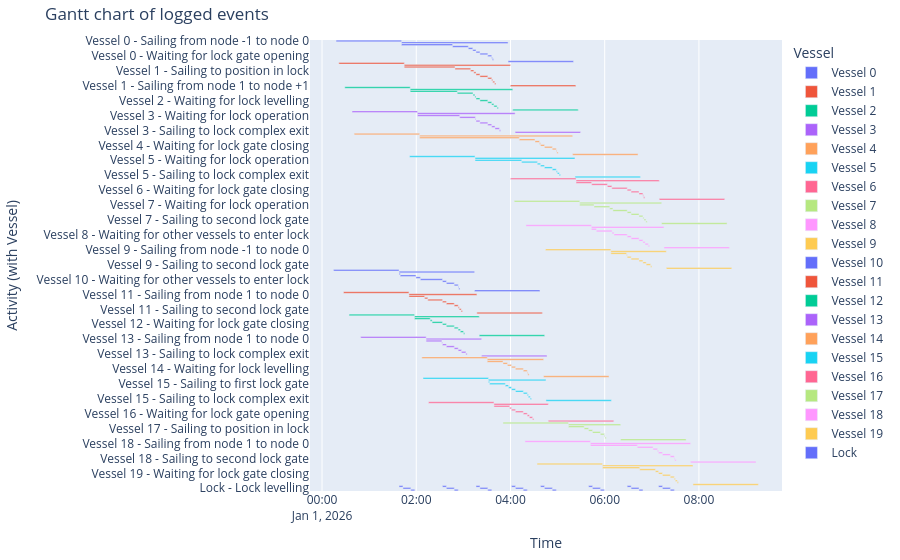

Write notebook code for a chart like this one.
### Markdown cell above
##### Gantt chart of event table
The Gantt chart becomes quite full

### Code cell
df_eventtable = logbook2eventtable([*vessels, lock_chamber])
fig = generate_vessel_gantt_chart(df_eventtable)

### Figure 1 — Plotly figure (JSON) as saved in the notebook; plotly's stock layout.template omitted (floating-point values rounded to 4 significant figures)
{"data": [{"base": ["2026-01-01T00:17:55.000000", "2026-01-01T01:41:15.000000", "2026-01-01T01:41:15.000000", "2026-01-01T02:46:18.000000", "2026-01-01T03:06:18.000000", "2026-01-01T03:11:58.000000", "2026-01-01T03:16:06.000000", "2026-01-01T03:21:06.000000", "2026-01-01T03:31:06.000000", "2026-01-01T03:36:06.000000", "2026-01-01T03:36:55.000000", "2026-01-01T03:56:55.000000"], "hovertemplate": "object name=Vessel 0<br>start time=%{base}<br>stop time=%{x}<br>activity label=%{y}<extra></extra>", "legendgroup": "Vessel 0", "marker": {"color": "#636efa", "pattern": {"shape": ""}}, "name": "Vessel 0", "orientation": "h", "showlegend": true, "textposition": "auto", "type": "bar", "x": [5000000, 8140000, 3903000, 1200000, 340000, 248000, 300000, 600000, 300000, 49000, 92000, 5000000], "xaxis": "x", "y": ["Vessel 0 - Sailing from node -1 to node 0", "Vessel 0 - Sailing from node 0 to node 1", "Vessel 0 - Waiting for lock operation", "Vessel 0 - Sailing to first lock gate", "Vessel 0 - Sailing to position in lock", "Vessel 0 - Waiting for other vessels to enter lock", "Vessel 0 - Waiting for lock gate closing", "Vessel 0 - Waiting for lock levelling", "Vessel 0 - Waiting for lock gate opening", "Vessel 0 - Sailing to second lock gate", "Vessel 0 - Sailing to lock complex exit", "Vessel 0 - Sailing from node 1 to node +1"], "yaxis": "y"}, {"base": ["2026-01-01T00:21:25.000000", "2026-01-01T01:44:45.000000", "2026-01-01T01:44:45.000000", "2026-01-01T02:49:18.000000", "2026-01-01T03:09:18.000000", "2026-01-01T03:13:21.000000", "2026-01-01T03:16:06.000000", "2026-01-01T03:21:06.000000", "2026-01-01T03:31:06.000000", "2026-01-01T03:36:06.000000", "2026-01-01T03:37:29.000000", "2026-01-01T03:39:55.000000", "2026-01-01T03:59:55.000000"], "hovertemplate": "object name=Vessel 1<br>start time=%{base}<br>stop time=%{x}<br>activity label=%{y}<extra></extra>", "legendgroup": "Vessel 1", "marker": {"color": "#EF553B", "pattern": {"shape": ""}}, "name": "Vessel 1", "orientation": "h", "showlegend": true, "textposition": "auto", "type": "bar", "x": [5000000, 8110000, 3873000, 1200000, 243000, 165000, 300000, 600000, 300000, 83000, 146000, 92000, 5000000], "xaxis": "x", "y": ["Vessel 1 - Sailing from node -1 to node 0", "Vessel 1 - Sailing from node 0 to node 1", "Vessel 1 - Waiting for lock operation", "Vessel 1 - Sailing to first lock gate", "Vessel 1 - Sailing to position in lock", "Vessel 1 - Waiting for other vessels to enter lock", "Vessel 1 - Waiting for lock gate closing", "Vessel 1 - Waiting for lock levelling", "Vessel 1 - Waiting for lock gate opening", "Vessel 1 - Waiting for other vessels to leave lock", "Vessel 1 - Sailing to second lock gate", "Vessel 1 - Sailing to lock complex exit", "Vessel 1 - Sailing from node 1 to node +1"], "yaxis": "y"}, {"base": ["2026-01-01T00:28:58.000000", "2026-01-01T01:52:18.000000", "2026-01-01T01:52:18.000000", "2026-01-01T02:52:18.000000", "2026-01-01T03:12:18.000000", "2026-01-01T03:14:43.000000", "2026-01-01T03:16:06.000000", "2026-01-01T03:21:06.000000", "2026-01-01T03:31:06.000000", "2026-01-01T03:36:06.000000", "2026-01-01T03:38:52.000000", "2026-01-01T03:42:55.000000", "2026-01-01T04:02:55.000000"], "hovertemplate": "object name=Vessel 2<br>start time=%{base}<br>stop time=%{x}<br>activity label=%{y}<extra></extra>", "legendgroup": "Vessel 2", "marker": {"color": "#00cc96", "pattern": {"shape": ""}}, "name": "Vessel 2", "orientation": "h", "showlegend": true, "textposition": "auto", "type": "bar", "x": [5000000, 7837000, 3600000, 1200000, 145000, 83000, 300000, 600000, 300000, 166000, 243000, 92000, 5000000], "xaxis": "x", "y": ["Vessel 2 - Sailing from node -1 to node 0", "Vessel 2 - Sailing from node 0 to node 1", "Vessel 2 - Waiting for lock operation", "Vessel 2 - Sailing to first lock gate", "Vessel 2 - Sailing to position in lock", "Vessel 2 - Waiting for other vessels to enter lock", "Vessel 2 - Waiting for lock gate closing", "Vessel 2 - Waiting for lock levelling", "Vessel 2 - Waiting for lock gate opening", "Vessel 2 - Waiting for other vessels to leave lock", "Vessel 2 - Sailing to second lock gate", "Vessel 2 - Sailing to lock complex exit", "Vessel 2 - Sailing from node 1 to node +1"], "yaxis": "y"}, {"base": ["2026-01-01T00:38:13.000000", "2026-01-01T02:01:33.000000", "2026-01-01T02:01:33.000000", "2026-01-01T02:55:18.000000", "2026-01-01T03:15:18.000000", "2026-01-01T03:16:06.000000", "2026-01-01T03:21:06.000000", "2026-01-01T03:31:06.000000", "2026-01-01T03:36:06.000000", "2026-01-01T03:40:15.000000", "2026-01-01T03:45:55.000000", "2026-01-01T04:05:55.000000"], "hovertemplate": "object name=Vessel 3<br>start time=%{base}<br>stop time=%{x}<br>activity label=%{y}<extra></extra>", "legendgroup": "Vessel 3", "marker": {"color": "#ab63fa", "pattern": {"shape": ""}}, "name": "Vessel 3", "orientation": "h", "showlegend": true, "textposition": "auto", "type": "bar", "x": [5000000, 7462000, 3225000, 1200000, 48000, 300000, 600000, 300000, 249000, 340000, 92000, 5000000], "xaxis": "x", "y": ["Vessel 3 - Sailing from node -1 to node 0", "Vessel 3 - Sailing from node 0 to node 1", "Vessel 3 - Waiting for lock operation", "Vessel 3 - Sailing to first lock gate", "Vessel 3 - Sailing to position in lock", "Vessel 3 - Waiting for lock gate closing", "Vessel 3 - Waiting for lock levelling", "Vessel 3 - Waiting for lock gate opening", "Vessel 3 - Waiting for other vessels to leave lock", "Vessel 3 - Sailing to second lock gate", "Vessel 3 - Sailing to lock complex exit", "Vessel 3 - Sailing from node 1 to node +1"], "yaxis": "y"}, {"base": ["2026-01-01T00:40:58.000000", "2026-01-01T02:04:18.000000", "2026-01-01T02:04:18.000000", "2026-01-01T04:11:15.000000", "2026-01-01T04:31:15.000000", "2026-01-01T04:36:56.000000", "2026-01-01T04:38:18.000000", "2026-01-01T04:43:18.000000", "2026-01-01T04:53:18.000000", "2026-01-01T04:58:18.000000", "2026-01-01T04:59:07.000000", "2026-01-01T05:19:07.000000"], "hovertemplate": "object name=Vessel 4<br>start time=%{base}<br>stop time=%{x}<br>activity label=%{y}<extra></extra>", "legendgroup": "Vessel 4", "marker": {"color": "#FFA15A", "pattern": {"shape": ""}}, "name": "Vessel 4", "orientation": "h", "showlegend": true, "textposition": "auto", "type": "bar", "x": [5000000, 11689000, 7617000, 1200000, 341000, 82000, 300000, 600000, 300000, 49000, 92000, 5000000], "xaxis": "x", "y": ["Vessel 4 - Sailing from node -1 to node 0", "Vessel 4 - Sailing from node 0 to node 1", "Vessel 4 - Waiting for lock operation", "Vessel 4 - Sailing to first lock gate", "Vessel 4 - Sailing to position in lock", "Vessel 4 - Waiting for other vessels to enter lock", "Vessel 4 - Waiting for lock gate closing", "Vessel 4 - Waiting for lock levelling", "Vessel 4 - Waiting for lock gate opening", "Vessel 4 - Sailing to second lock gate", "Vessel 4 - Sailing to lock complex exit", "Vessel 4 - Sailing from node 1 to node +1"], "yaxis": "y"}, {"base": ["2026-01-01T01:51:31.000000", "2026-01-01T03:14:51.000000", "2026-01-01T03:14:51.000000", "2026-01-01T04:14:15.000000", "2026-01-01T04:34:15.000000", "2026-01-01T04:38:18.000000", "2026-01-01T04:43:18.000000", "2026-01-01T04:53:18.000000", "2026-01-01T04:58:18.000000", "2026-01-01T04:59:41.000000", "2026-01-01T05:02:07.000000", "2026-01-01T05:22:07.000000"], "hovertemplate": "object name=Vessel 5<br>start time=%{base}<br>stop time=%{x}<br>activity label=%{y}<extra></extra>", "legendgroup": "Vessel 5", "marker": {"color": "#19d3f3", "pattern": {"shape": ""}}, "name": "Vessel 5", "orientation": "h", "showlegend": true, "textposition": "auto", "type": "bar", "x": [5000000, 7636000, 3564000, 1200000, 243000, 300000, 600000, 300000, 83000, 146000, 92000, 5000000], "xaxis": "x", "y": ["Vessel 5 - Sailing from node -1 to node 0", "Vessel 5 - Sailing from node 0 to node 1", "Vessel 5 - Waiting for lock operation", "Vessel 5 - Sailing to first lock gate", "Vessel 5 - Sailing to position in lock", "Vessel 5 - Waiting for lock gate closing", "Vessel 5 - Waiting for lock levelling", "Vessel 5 - Waiting for lock gate opening", "Vessel 5 - Waiting for other vessels to leave lock", "Vessel 5 - Sailing to second lock gate", "Vessel 5 - Sailing to lock complex exit", "Vessel 5 - Sailing from node 1 to node +1"], "yaxis": "y"}, {"base": ["2026-01-01T04:00:10.000000", "2026-01-01T05:23:30.000000", "2026-01-01T05:23:30.000000", "2026-01-01T05:43:25.000000", "2026-01-01T06:03:25.000000", "2026-01-01T06:09:05.000000", "2026-01-01T06:28:40.000000", "2026-01-01T06:33:40.000000", "2026-01-01T06:43:40.000000", "2026-01-01T06:48:40.000000", "2026-01-01T06:49:29.000000", "2026-01-01T07:09:29.000000"], "hovertemplate": "object name=Vessel 6<br>start time=%{base}<br>stop time=%{x}<br>activity label=%{y}<extra></extra>", "legendgroup": "Vessel 6", "marker": {"color": "#FF6692", "pattern": {"shape": ""}}, "name": "Vessel 6", "orientation": "h", "showlegend": true, "textposition": "auto", "type": "bar", "x": [5000000, 6359000, 1195000, 1200000, 340000, 1175000, 300000, 600000, 300000, 49000, 92000, 5000000], "xaxis": "x", "y": ["Vessel 6 - Sailing from node -1 to node 0", "Vessel 6 - Sailing from node 0 to node 1", "Vessel 6 - Waiting for lock operation", "Vessel 6 - Sailing to first lock gate", "Vessel 6 - Sailing to position in lock", "Vessel 6 - Waiting for other vessels to enter lock", "Vessel 6 - Waiting for lock gate closing", "Vessel 6 - Waiting for lock levelling", "Vessel 6 - Waiting for lock gate opening", "Vessel 6 - Sailing to second lock gate", "Vessel 6 - Sailing to lock complex exit", "Vessel 6 - Sailing from node 1 to node +1"], "yaxis": "y"}, {"base": ["2026-01-01T04:04:49.000000", "2026-01-01T05:28:09.000000", "2026-01-01T05:28:09.000000", "2026-01-01T05:46:25.000000", "2026-01-01T06:06:25.000000", "2026-01-01T06:10:28.000000", "2026-01-01T06:28:40.000000", "2026-01-01T06:33:40.000000", "2026-01-01T06:43:40.000000", "2026-01-01T06:48:40.000000", "2026-01-01T06:50:03.000000", "2026-01-01T06:52:29.000000", "2026-01-01T07:12:29.000000"], "hovertemplate": "object name=Vessel 7<br>start time=%{base}<br>stop time=%{x}<br>activity label=%{y}<extra></extra>", "legendgroup": "Vessel 7", "marker": {"color": "#B6E880", "pattern": {"shape": ""}}, "name": "Vessel 7", "orientation": "h", "showlegend": true, "textposition": "auto", "type": "bar", "x": [5000000, 6260000, 1096000, 1200000, 243000, 1092000, 300000, 600000, 300000, 83000, 146000, 92000, 5000000], "xaxis": "x", "y": ["Vessel 7 - Sailing from node -1 to node 0", "Vessel 7 - Sailing from node 0 to node 1", "Vessel 7 - Waiting for lock operation", "Vessel 7 - Sailing to first lock gate", "Vessel 7 - Sailing to position in lock", "Vessel 7 - Waiting for other vessels to enter lock", "Vessel 7 - Waiting for lock gate closing", "Vessel 7 - Waiting for lock levelling", "Vessel 7 - Waiting for lock gate opening", "Vessel 7 - Waiting for other vessels to leave lock", "Vessel 7 - Sailing to second lock gate", "Vessel 7 - Sailing to lock complex exit", "Vessel 7 - Sailing from node 1 to node +1"], "yaxis": "y"}, {"base": ["2026-01-01T04:19:44.000000", "2026-01-01T05:43:04.000000", "2026-01-01T05:43:04.000000", "2026-01-01T05:49:25.000000", "2026-01-01T06:09:25.000000", "2026-01-01T06:11:51.000000", "2026-01-01T06:28:40.000000", "2026-01-01T06:33:40.000000", "2026-01-01T06:43:40.000000", "2026-01-01T06:48:40.000000", "2026-01-01T06:51:26.000000", "2026-01-01T06:55:29.000000", "2026-01-01T07:15:29.000000"], "hovertemplate": "object name=Vessel 8<br>start time=%{base}<br>stop time=%{x}<br>activity label=%{y}<extra></extra>", "legendgroup": "Vessel 8", "marker": {"color": "#FF97FF", "pattern": {"shape": ""}}, "name": "Vessel 8", "orientation": "h", "showlegend": true, "textposition": "auto", "type": "bar", "x": [5000000, 5545000, 381000, 1200000, 146000, 1009000, 300000, 600000, 300000, 166000, 243000, 92000, 5000000], "xaxis": "x", "y": ["Vessel 8 - Sailing from node -1 to node 0", "Vessel 8 - Sailing from node 0 to node 1", "Vessel 8 - Waiting for lock operation", "Vessel 8 - Sailing to first lock gate", "Vessel 8 - Sailing to position in lock", "Vessel 8 - Waiting for other vessels to enter lock", "Vessel 8 - Waiting for lock gate closing", "Vessel 8 - Waiting for lock levelling", "Vessel 8 - Waiting for lock gate opening", "Vessel 8 - Waiting for other vessels to leave lock", "Vessel 8 - Sailing to second lock gate", "Vessel 8 - Sailing to lock complex exit", "Vessel 8 - Sailing from node 1 to node +1"], "yaxis": "y"}, {"base": ["2026-01-01T04:44:32.000000", "2026-01-01T06:07:52.000000", "2026-01-01T06:07:52.000000", "2026-01-01T06:27:52.000000", "2026-01-01T06:28:40.000000", "2026-01-01T06:33:40.000000", "2026-01-01T06:43:40.000000", "2026-01-01T06:48:40.000000", "2026-01-01T06:52:49.000000", "2026-01-01T06:58:29.000000", "2026-01-01T07:18:29.000000"], "hovertemplate": "object name=Vessel 9<br>start time=%{base}<br>stop time=%{x}<br>activity label=%{y}<extra></extra>", "legendgroup": "Vessel 9", "marker": {"color": "#FECB52", "pattern": {"shape": ""}}, "name": "Vessel 9", "orientation": "h", "showlegend": true, "textposition": "auto", "type": "bar", "x": [5000000, 4237000, 1200000, 48000, 300000, 600000, 300000, 249000, 340000, 92000, 5000000], "xaxis": "x", "y": ["Vessel 9 - Sailing from node -1 to node 0", "Vessel 9 - Sailing from node 0 to node 1", "Vessel 9 - Sailing to first lock gate", "Vessel 9 - Sailing to position in lock", "Vessel 9 - Waiting for lock gate closing", "Vessel 9 - Waiting for lock levelling", "Vessel 9 - Waiting for lock gate opening", "Vessel 9 - Waiting for other vessels to leave lock", "Vessel 9 - Sailing to second lock gate", "Vessel 9 - Sailing to lock complex exit", "Vessel 9 - Sailing from node 1 to node +1"], "yaxis": "y"}, {"base": ["2026-01-01T00:14:44.000000", "2026-01-01T01:38:04.000000", "2026-01-01T01:38:04.000000", "2026-01-01T01:39:37.000000", "2026-01-01T01:59:37.000000", "2026-01-01T02:05:17.000000", "2026-01-01T02:33:24.000000", "2026-01-01T02:38:24.000000", "2026-01-01T02:48:24.000000", "2026-01-01T02:53:24.000000", "2026-01-01T02:54:13.000000", "2026-01-01T03:14:13.000000"], "hovertemplate": "object name=Vessel 10<br>start time=%{base}<br>stop time=%{x}<br>activity label=%{y}<extra></extra>", "legendgroup": "Vessel 10", "marker": {"color": "#636efa", "pattern": {"shape": ""}}, "name": "Vessel 10", "orientation": "h", "showlegend": true, "textposition": "auto", "type": "bar", "x": [5000000, 5769000, 93000, 1200000, 340000, 1687000, 300000, 600000, 300000, 49000, 92000, 5000000], "xaxis": "x", "y": ["Vessel 10 - Sailing from node +1 to node 1", "Vessel 10 - Sailing from node 1 to node 0", "Vessel 10 - Waiting for lock operation", "Vessel 10 - Sailing to first lock gate", "Vessel 10 - Sailing to position in lock", "Vessel 10 - Waiting for other vessels to enter lock", "Vessel 10 - Waiting for lock gate closing", "Vessel 10 - Waiting for lock levelling", "Vessel 10 - Waiting for lock gate opening", "Vessel 10 - Sailing to second lock gate", "Vessel 10 - Sailing to lock complex exit", "Vessel 10 - Sailing from node 0 to node -1"], "yaxis": "y"}, {"base": ["2026-01-01T00:27:21.000000", "2026-01-01T01:50:41.000000", "2026-01-01T01:50:41.000000", "2026-01-01T02:10:41.000000", "2026-01-01T02:14:44.000000", "2026-01-01T02:33:24.000000", "2026-01-01T02:38:24.000000", "2026-01-01T02:48:24.000000", "2026-01-01T02:53:24.000000", "2026-01-01T02:54:47.000000", "2026-01-01T02:57:13.000000", "2026-01-01T03:17:13.000000"], "hovertemplate": "object name=Vessel 11<br>start time=%{base}<br>stop time=%{x}<br>activity label=%{y}<extra></extra>", "legendgroup": "Vessel 11", "marker": {"color": "#EF553B", "pattern": {"shape": ""}}, "name": "Vessel 11", "orientation": "h", "showlegend": true, "textposition": "auto", "type": "bar", "x": [5000000, 5192000, 1200000, 243000, 1120000, 300000, 600000, 300000, 83000, 146000, 92000, 5000000], "xaxis": "x", "y": ["Vessel 11 - Sailing from node +1 to node 1", "Vessel 11 - Sailing from node 1 to node 0", "Vessel 11 - Sailing to first lock gate", "Vessel 11 - Sailing to position in lock", "Vessel 11 - Waiting for other vessels to enter lock", "Vessel 11 - Waiting for lock gate closing", "Vessel 11 - Waiting for lock levelling", "Vessel 11 - Waiting for lock gate opening", "Vessel 11 - Waiting for other vessels to leave lock", "Vessel 11 - Sailing to second lock gate", "Vessel 11 - Sailing to lock complex exit", "Vessel 11 - Sailing from node 0 to node -1"], "yaxis": "y"}, {"base": ["2026-01-01T00:34:27.000000", "2026-01-01T01:57:47.000000", "2026-01-01T01:57:47.000000", "2026-01-01T02:17:47.000000", "2026-01-01T02:20:13.000000", "2026-01-01T02:33:24.000000", "2026-01-01T02:38:24.000000", "2026-01-01T02:48:24.000000", "2026-01-01T02:53:24.000000", "2026-01-01T02:56:10.000000", "2026-01-01T03:00:13.000000", "2026-01-01T03:20:13.000000"], "hovertemplate": "object name=Vessel 12<br>start time=%{base}<br>stop time=%{x}<br>activity label=%{y}<extra></extra>", "legendgroup": "Vessel 12", "marker": {"color": "#00cc96", "pattern": {"shape": ""}}, "name": "Vessel 12", "orientation": "h", "showlegend": true, "textposition": "auto", "type": "bar", "x": [5000000, 4946000, 1200000, 146000, 791000, 300000, 600000, 300000, 166000, 243000, 92000, 5000000], "xaxis": "x", "y": ["Vessel 12 - Sailing from node +1 to node 1", "Vessel 12 - Sailing from node 1 to node 0", "Vessel 12 - Sailing to first lock gate", "Vessel 12 - Sailing to position in lock", "Vessel 12 - Waiting for other vessels to enter lock", "Vessel 12 - Waiting for lock gate closing", "Vessel 12 - Waiting for lock levelling", "Vessel 12 - Waiting for lock gate opening", "Vessel 12 - Waiting for other vessels to leave lock", "Vessel 12 - Sailing to second lock gate", "Vessel 12 - Sailing to lock complex exit", "Vessel 12 - Sailing from node 0 to node -1"], "yaxis": "y"}, {"base": ["2026-01-01T00:49:15.000000", "2026-01-01T02:12:35.000000", "2026-01-01T02:12:35.000000", "2026-01-01T02:32:35.000000", "2026-01-01T02:33:24.000000", "2026-01-01T02:38:24.000000", "2026-01-01T02:48:24.000000", "2026-01-01T02:53:24.000000", "2026-01-01T02:57:32.000000", "2026-01-01T03:03:13.000000", "2026-01-01T03:23:13.000000"], "hovertemplate": "object name=Vessel 13<br>start time=%{base}<br>stop time=%{x}<br>activity label=%{y}<extra></extra>", "legendgroup": "Vessel 13", "marker": {"color": "#ab63fa", "pattern": {"shape": ""}}, "name": "Vessel 13", "orientation": "h", "showlegend": true, "textposition": "auto", "type": "bar", "x": [5000000, 4238000, 1200000, 49000, 300000, 600000, 300000, 248000, 341000, 92000, 5000000], "xaxis": "x", "y": ["Vessel 13 - Sailing from node +1 to node 1", "Vessel 13 - Sailing from node 1 to node 0", "Vessel 13 - Sailing to first lock gate", "Vessel 13 - Sailing to position in lock", "Vessel 13 - Waiting for lock gate closing", "Vessel 13 - Waiting for lock levelling", "Vessel 13 - Waiting for lock gate opening", "Vessel 13 - Waiting for other vessels to leave lock", "Vessel 13 - Sailing to second lock gate", "Vessel 13 - Sailing to lock complex exit", "Vessel 13 - Sailing from node 0 to node -1"], "yaxis": "y"}, {"base": ["2026-01-01T02:07:07.000000", "2026-01-01T03:30:27.000000", "2026-01-01T03:30:27.000000", "2026-01-01T03:50:27.000000", "2026-01-01T03:56:08.000000", "2026-01-01T04:01:22.000000", "2026-01-01T04:06:22.000000", "2026-01-01T04:16:22.000000", "2026-01-01T04:21:22.000000", "2026-01-01T04:22:10.000000", "2026-01-01T04:42:10.000000"], "hovertemplate": "object name=Vessel 14<br>start time=%{base}<br>stop time=%{x}<br>activity label=%{y}<extra></extra>", "legendgroup": "Vessel 14", "marker": {"color": "#FFA15A", "pattern": {"shape": ""}}, "name": "Vessel 14", "orientation": "h", "showlegend": true, "textposition": "auto", "type": "bar", "x": [5000000, 4303000, 1200000, 341000, 314000, 300000, 600000, 300000, 48000, 93000, 5000000], "xaxis": "x", "y": ["Vessel 14 - Sailing from node +1 to node 1", "Vessel 14 - Sailing from node 1 to node 0", "Vessel 14 - Sailing to first lock gate", "Vessel 14 - Sailing to position in lock", "Vessel 14 - Waiting for other vessels to enter lock", "Vessel 14 - Waiting for lock gate closing", "Vessel 14 - Waiting for lock levelling", "Vessel 14 - Waiting for lock gate opening", "Vessel 14 - Sailing to second lock gate", "Vessel 14 - Sailing to lock complex exit", "Vessel 14 - Sailing from node 0 to node -1"], "yaxis": "y"}, {"base": ["2026-01-01T02:08:36.000000", "2026-01-01T03:31:56.000000", "2026-01-01T03:31:56.000000", "2026-01-01T03:33:27.000000", "2026-01-01T03:53:27.000000", "2026-01-01T03:57:30.000000", "2026-01-01T04:01:22.000000", "2026-01-01T04:06:22.000000", "2026-01-01T04:16:22.000000", "2026-01-01T04:21:22.000000", "2026-01-01T04:22:45.000000", "2026-01-01T04:25:10.000000", "2026-01-01T04:45:10.000000"], "hovertemplate": "object name=Vessel 15<br>start time=%{base}<br>stop time=%{x}<br>activity label=%{y}<extra></extra>", "legendgroup": "Vessel 15", "marker": {"color": "#19d3f3", "pattern": {"shape": ""}}, "name": "Vessel 15", "orientation": "h", "showlegend": true, "textposition": "auto", "type": "bar", "x": [5000000, 4394000, 91000, 1200000, 243000, 232000, 300000, 600000, 300000, 83000, 145000, 93000, 5000000], "xaxis": "x", "y": ["Vessel 15 - Sailing from node +1 to node 1", "Vessel 15 - Sailing from node 1 to node 0", "Vessel 15 - Waiting for lock operation", "Vessel 15 - Sailing to first lock gate", "Vessel 15 - Sailing to position in lock", "Vessel 15 - Waiting for other vessels to enter lock", "Vessel 15 - Waiting for lock gate closing", "Vessel 15 - Waiting for lock levelling", "Vessel 15 - Waiting for lock gate opening", "Vessel 15 - Waiting for other vessels to leave lock", "Vessel 15 - Sailing to second lock gate", "Vessel 15 - Sailing to lock complex exit", "Vessel 15 - Sailing from node 0 to node -1"], "yaxis": "y"}, {"base": ["2026-01-01T02:15:36.000000", "2026-01-01T03:38:56.000000", "2026-01-01T03:38:56.000000", "2026-01-01T03:58:56.000000", "2026-01-01T04:01:22.000000", "2026-01-01T04:06:22.000000", "2026-01-01T04:16:22.000000", "2026-01-01T04:21:22.000000", "2026-01-01T04:24:07.000000", "2026-01-01T04:28:10.000000", "2026-01-01T04:48:10.000000"], "hovertemplate": "object name=Vessel 16<br>start time=%{base}<br>stop time=%{x}<br>activity label=%{y}<extra></extra>", "legendgroup": "Vessel 16", "marker": {"color": "#FF6692", "pattern": {"shape": ""}}, "name": "Vessel 16", "orientation": "h", "showlegend": true, "textposition": "auto", "type": "bar", "x": [5000000, 4154000, 1200000, 146000, 300000, 600000, 300000, 165000, 243000, 93000, 5000000], "xaxis": "x", "y": ["Vessel 16 - Sailing from node +1 to node 1", "Vessel 16 - Sailing from node 1 to node 0", "Vessel 16 - Sailing to first lock gate", "Vessel 16 - Sailing to position in lock", "Vessel 16 - Waiting for lock gate closing", "Vessel 16 - Waiting for lock levelling", "Vessel 16 - Waiting for lock gate opening", "Vessel 16 - Waiting for other vessels to leave lock", "Vessel 16 - Sailing to second lock gate", "Vessel 16 - Sailing to lock complex exit", "Vessel 16 - Sailing from node 0 to node -1"], "yaxis": "y"}, {"base": ["2026-01-01T03:50:31.000000", "2026-01-01T05:13:51.000000", "2026-01-01T05:13:51.000000", "2026-01-01T05:33:51.000000", "2026-01-01T05:39:31.000000", "2026-01-01T05:44:31.000000", "2026-01-01T05:54:31.000000", "2026-01-01T05:59:31.000000", "2026-01-01T06:00:20.000000", "2026-01-01T06:20:20.000000"], "hovertemplate": "object name=Vessel 17<br>start time=%{base}<br>stop time=%{x}<br>activity label=%{y}<extra></extra>", "legendgroup": "Vessel 17", "marker": {"color": "#B6E880", "pattern": {"shape": ""}}, "name": "Vessel 17", "orientation": "h", "showlegend": true, "textposition": "auto", "type": "bar", "x": [5000000, 3989000, 1200000, 340000, 300000, 600000, 300000, 49000, 92000, 5000000], "xaxis": "x", "y": ["Vessel 17 - Sailing from node +1 to node 1", "Vessel 17 - Sailing from node 1 to node 0", "Vessel 17 - Sailing to first lock gate", "Vessel 17 - Sailing to position in lock", "Vessel 17 - Waiting for lock gate closing", "Vessel 17 - Waiting for lock levelling", "Vessel 17 - Waiting for lock gate opening", "Vessel 17 - Sailing to second lock gate", "Vessel 17 - Sailing to lock complex exit", "Vessel 17 - Sailing from node 0 to node -1"], "yaxis": "y"}, {"base": ["2026-01-01T04:18:29.000000", "2026-01-01T05:41:49.000000", "2026-01-01T05:41:49.000000", "2026-01-01T06:41:34.000000", "2026-01-01T07:01:34.000000", "2026-01-01T07:07:14.000000", "2026-01-01T07:08:37.000000", "2026-01-01T07:13:37.000000", "2026-01-01T07:23:37.000000", "2026-01-01T07:28:37.000000", "2026-01-01T07:29:25.000000", "2026-01-01T07:49:25.000000"], "hovertemplate": "object name=Vessel 18<br>start time=%{base}<br>stop time=%{x}<br>activity label=%{y}<extra></extra>", "legendgroup": "Vessel 18", "marker": {"color": "#FF97FF", "pattern": {"shape": ""}}, "name": "Vessel 18", "orientation": "h", "showlegend": true, "textposition": "auto", "type": "bar", "x": [5000000, 7656000, 3585000, 1200000, 340000, 83000, 300000, 600000, 300000, 48000, 93000, 5000000], "xaxis": "x", "y": ["Vessel 18 - Sailing from node +1 to node 1", "Vessel 18 - Sailing from node 1 to node 0", "Vessel 18 - Waiting for lock operation", "Vessel 18 - Sailing to first lock gate", "Vessel 18 - Sailing to position in lock", "Vessel 18 - Waiting for other vessels to enter lock", "Vessel 18 - Waiting for lock gate closing", "Vessel 18 - Waiting for lock levelling", "Vessel 18 - Waiting for lock gate opening", "Vessel 18 - Sailing to second lock gate", "Vessel 18 - Sailing to lock complex exit", "Vessel 18 - Sailing from node 0 to node -1"], "yaxis": "y"}, {"base": ["2026-01-01T04:33:52.000000", "2026-01-01T05:57:12.000000", "2026-01-01T05:57:12.000000", "2026-01-01T06:44:34.000000", "2026-01-01T07:04:34.000000", "2026-01-01T07:08:37.000000", "2026-01-01T07:13:37.000000", "2026-01-01T07:23:37.000000", "2026-01-01T07:28:37.000000", "2026-01-01T07:30:00.000000", "2026-01-01T07:32:25.000000", "2026-01-01T07:52:25.000000"], "hovertemplate": "object name=Vessel 19<br>start time=%{base}<br>stop time=%{x}<br>activity label=%{y}<extra></extra>", "legendgroup": "Vessel 19", "marker": {"color": "#FECB52", "pattern": {"shape": ""}}, "name": "Vessel 19", "orientation": "h", "showlegend": true, "textposition": "auto", "type": "bar", "x": [5000000, 6913000, 2842000, 1200000, 243000, 300000, 600000, 300000, 83000, 145000, 93000, 5000000], "xaxis": "x", "y": ["Vessel 19 - Sailing from node +1 to node 1", "Vessel 19 - Sailing from node 1 to node 0", "Vessel 19 - Waiting for lock operation", "Vessel 19 - Sailing to first lock gate", "Vessel 19 - Sailing to position in lock", "Vessel 19 - Waiting for lock gate closing", "Vessel 19 - Waiting for lock levelling", "Vessel 19 - Waiting for lock gate opening", "Vessel 19 - Waiting for other vessels to leave lock", "Vessel 19 - Sailing to second lock gate", "Vessel 19 - Sailing to lock complex exit", "Vessel 19 - Sailing from node 0 to node -1"], "yaxis": "y"}, {"base": ["2026-01-01T01:38:04.000000", "2026-01-01T01:43:04.000000", "2026-01-01T01:53:04.000000", "2026-01-01T02:33:24.000000", "2026-01-01T02:38:24.000000", "2026-01-01T02:48:24.000000", "2026-01-01T03:16:06.000000", "2026-01-01T03:21:06.000000", "2026-01-01T03:31:06.000000", "2026-01-01T04:01:22.000000", "2026-01-01T04:06:22.000000", "2026-01-01T04:16:22.000000", "2026-01-01T04:38:18.000000", "2026-01-01T04:43:18.000000", "2026-01-01T04:53:18.000000", "2026-01-01T05:39:31.000000", "2026-01-01T05:44:31.000000", "2026-01-01T05:54:31.000000", "2026-01-01T06:28:40.000000", "2026-01-01T06:33:40.000000", "2026-01-01T06:43:40.000000", "2026-01-01T07:08:37.000000", "2026-01-01T07:13:37.000000", "2026-01-01T07:23:37.000000"], "hovertemplate": "object name=Lock<br>start time=%{base}<br>stop time=%{x}<br>activity label=%{y}<extra></extra>", "legendgroup": "Lock", "marker": {"color": "#636efa", "pattern": {"shape": ""}}, "name": "Lock", "orientation": "h", "showlegend": true, "textposition": "auto", "type": "bar", "x": [300000, 600000, 300000, 300000, 600000, 300000, 300000, 600000, 300000, 300000, 600000, 300000, 300000, 600000, 300000, 300000, 600000, 300000, 300000, 600000, 300000, 300000, 600000, 300000], "xaxis": "x", "y": ["Lock - Lock gate closing", "Lock - Lock levelling", "Lock - Lock gate opening", "Lock - Lock gate closing", "Lock - Lock levelling", "Lock - Lock gate opening", "Lock - Lock gate closing", "Lock - Lock levelling", "Lock - Lock gate opening", "Lock - Lock gate closing", "Lock - Lock levelling", "Lock - Lock gate opening", "Lock - Lock gate closing", "Lock - Lock levelling", "Lock - Lock gate opening", "Lock - Lock gate closing", "Lock - Lock levelling", "Lock - Lock gate opening", "Lock - Lock gate closing", "Lock - Lock levelling", "Lock - Lock gate opening", "Lock - Lock gate closing", "Lock - Lock levelling", "Lock - Lock gate opening"], "yaxis": "y"}], "layout": {"barmode": "overlay", "legend": {"title": {"text": "Vessel"}, "tracegroupgap": 0}, "margin": {"b": 20, "l": 20, "r": 20, "t": 40}, "title": {"text": "Gantt chart of logged events"}, "xaxis": {"anchor": "y", "domain": [0, 1], "title": {"text": "Time"}, "type": "date"}, "yaxis": {"anchor": "x", "autorange": "reversed", "domain": [0, 1], "title": {"text": "Activity (with Vessel)"}}}}
